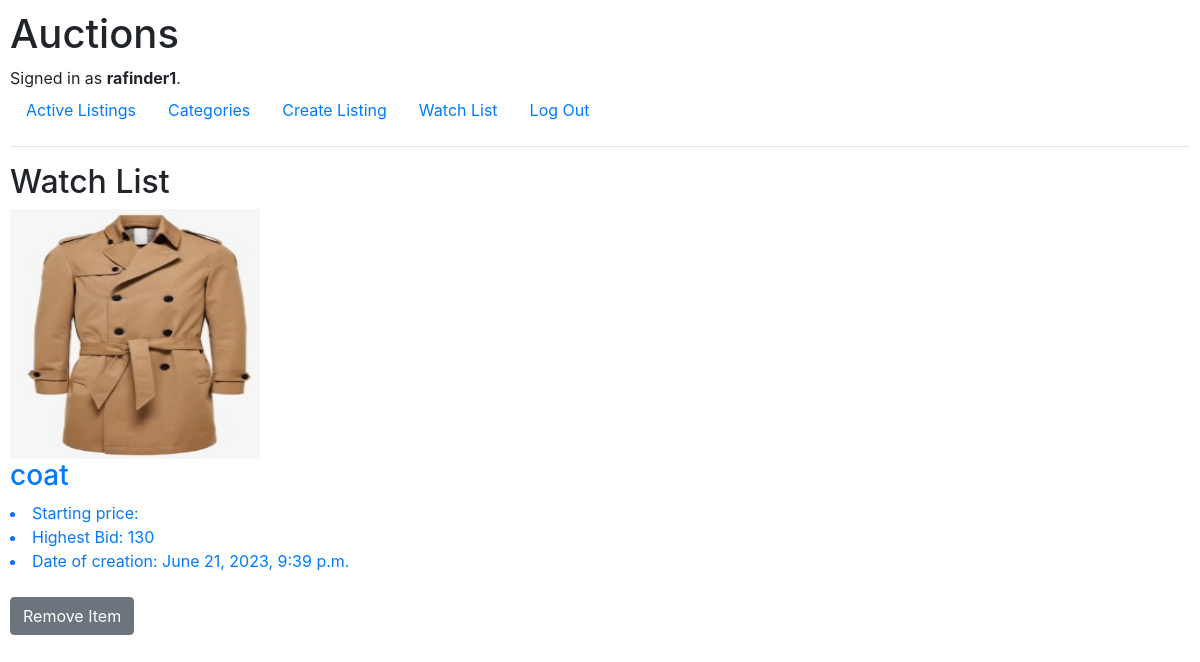
Screenshot of /watchlist (signed in) with the database file from the repository.
### auctions/models.py (models this page shows)
class User(AbstractUser):
    pass

class Photo(models.Model):
    image_name = models.TextField()
    url = models.TextField()

class Auction(models.Model):
    name = models.CharField(max_length=128)
    current_bid = models.IntegerField()
    creation_date = models.DateTimeField()
    available = models.BooleanField()
    description = models.CharField(max_length=128)
    winner = models.ForeignKey(User, on_delete=models.CASCADE, blank=True, null=True, related_name="winner")
    photos = models.ManyToManyField(Photo, related_name='photos', blank=True)
    auction_category = models.ForeignKey(Category, on_delete=models.CASCADE, related_name="categories", default=1)
    creator = models.ForeignKey(User, on_delete=models.CASCADE, blank=True, related_name="creator", default=1)

### auctions/views.py (the view)
# urls.py: path("watchlist", views.watchlist, name="watchlist"),
def watchlist(request):
    watchlist = WatchList.objects.get(user=request.user)
    return render(request, "auctions/watchlist.html", {
        "watch_list": watchlist.auctions.all(),
    })

### auctions/templates/auctions/watchlist.html
{% extends "auctions/layout.html" %}
{% load static %}
{% block body %}
    <h2>Watch List</h2>
    {% for auction in watch_list %}
        {% if auction.available %}
        <a href="{% url 'listing' auction.id %}">
            <div class="listening">
                {% for n in auction.photos.all %}
                    <img src="{% static n.url %}" width="250" height="250">
                {% endfor %}
                <h3>{{auction.name}}</h3>
                <li>
                    Starting price: {{auction.price}}
                </li>
                <li>
                    Highest Bid: {{auction.current_bid}}
                </li>
                <li>
                    Date of creation: {{auction.creation_date}}
                </li>
                {% if user.is_authenticated %}
                <br>
                    <a href="{% url 'watchlist_remove' auction.id %}" class="btn btn-secondary">Remove Item</a>
                {% endif %}
            </div>
        </a>
            {% endif %}
        {% endfor %}
{% endblock %}

### auctions/templates/auctions/layout.html (shortened to what this page needs)
{% load static %}
<!DOCTYPE html>
<html lang="en">
    <head>
        <link rel="stylesheet" href="https://stackpath.bootstrapcdn.com/bootstrap/4.4.1/css/bootstrap.min.css">
        <link href="{% static 'auctions/styles.css' %}" rel="stylesheet">
    </head>
    <body>
        <h1>Auctions</h1>
        <div>
            {% if user.is_authenticated %}
                Signed in as <strong>{{ user.username }}</strong>.
            {% else %}
                Not signed in.
            {% endif %}
        </div>
        <ul class="nav">
            <li class="nav-item">
                <a class="nav-link" href="{% url 'index' %}">Active Listings</a>
            </li>
            <li class="nav-item">
                    <a class="nav-link" href="{% url 'categories' %}">Categories</a>
            </li>
            {% if user.is_authenticated %}
                <li class="nav-item">
                    <a class="nav-link" href="{% url 'create' %}">Create Listing</a>
                </li>
                <li class="nav-item">
                        <a class="nav-link" href="{% url 'watchlist' %}">Watch List</a>
                </li>
                <li class="nav-item">
                    <a class="nav-link" href="{% url 'logout' %}">Log Out</a>
                </li>
            {% endif %}
        </ul>
        <hr>
        {% block body %}
        {% endblock %}
    </body>
</html>

### auctions/static/auctions/styles.css (style rules this page uses)
body { padding: 10px; }

### rows the page displays
User: username "rafinder1"
Auction: name "coat", current_bid "130", creation_date "June 21, 2023, 9:39 p.m."
Photo: url (picture)
